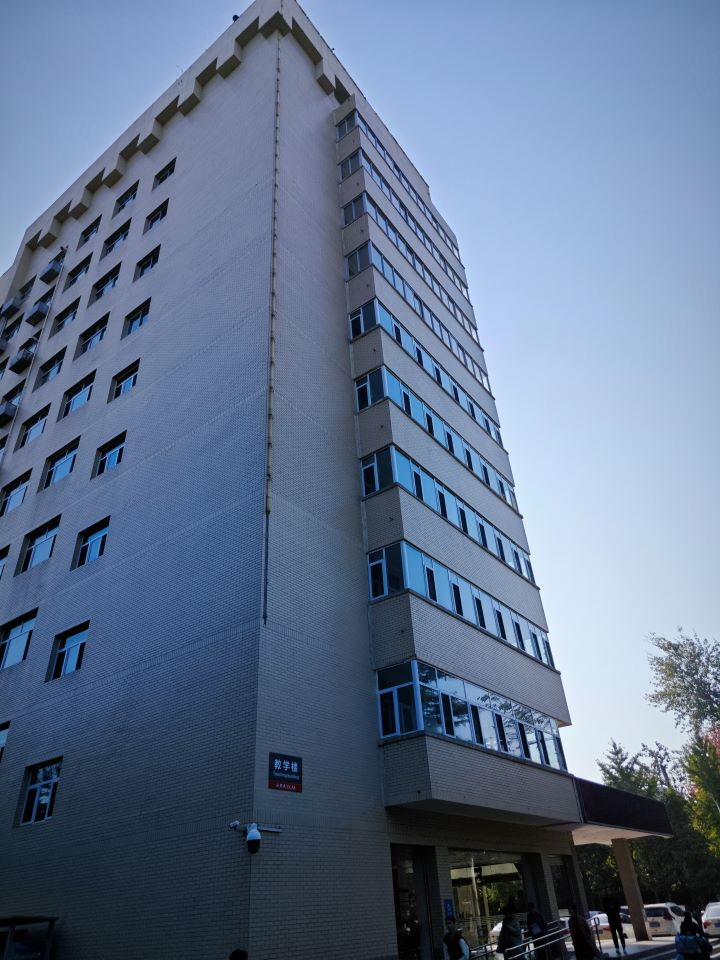
#> input picture 16_SIFTMatching/building_1.jpg, 720 x 960 px
$ jupyter execute sift_matching.ipynb
#> lines starting #> are read from the running program, lines starting #| are printed output that depends on the picture; after the words box and inside, x2 and y2 are one past the last pixel; in counts of white or black regions, pixels touching at a corner belong together
# SIFT特征提取实验

## 实验目的
从不同视角对教学楼对教学楼拍摄一对图像（保证图像间有一定重叠区域）：

|  |  |
|:-:|:-:|

试编程实现完整的SIFT特征检测与匹配算法，并在上述图像对上进行算法测试。

## 实验环境
- OpenCV2
- MatPlotLib

## 实验原理

### SIFT 特征点

#### 高斯差分与金字塔

在SIFT（Scale-Invariant Feature Transform）算法中，为了实现尺度不变性，首先要构建图像的尺度不变性尺度空间。给定一张图像$I(x, y)$，其尺度空间可以表示为

$$
L(x, y, \sigma) = K(x, y, \sigma) * I(x, y)
$$

其中，$K(x, y, \sigma)$是尺度为$\sigma$的卷积核。

研究发现，高斯拉普拉斯尺度空间具有尺度不变性，而高斯差分尺度空间是其良好的近似，且计算简单，高斯差分核定义为：

$$
DoG(x, y, \sigma) = G(x, y, k\sigma) - G(x, y, \sigma)
$$

其中，$G(x, y, \sigma)$是尺度为$\sigma$的高斯核，$k$是一个常数（通常取$k = \sqrt{2}$）。先求出高斯核的尺度空间$L(x, y, \sigma)$，高斯差分尺度空间$D(x, y, \sigma)$可以表示为：

$$
D(x, y, \sigma) = L(x, y, k\sigma) - L(x, y, \sigma)
$$

通过对图像进行多层次的模糊处理并计算其高斯差分图，可以构建出尺度空间金字塔，每层金字塔中的图像包含相应尺度的特征信息。

#### 关键点定位

关键点是通过检测高斯差分尺度空间的局部极值点得到的。

在定位关键点时，每个像素需要与其26邻域中的所有像素进行比较，26邻域包括当前尺度层的8个邻域像素，以及上一层和下一层的各9个邻域像素。如果一个像素点在其26邻域中同时具有最大或最小的DoG值，则认为它是一个潜在的关键点。

为了进一步精确定位关键点的位置，SIFT使用泰勒级数展开来近似关键点在尺度空间中的位置。将DoG函数在当前点$(x, y, \sigma)$附近进行二阶泰勒展开得到：

$$
D(x) \approx D + \frac{\partial D}{\partial x} x + \frac{1}{2} x^T \frac{\partial^2 D}{\partial x^2} x
$$

其中，$x = (x, y, \sigma)^T$是位置的偏移向量，$\frac{\partial D}{\partial x}$是DoG在当前点的梯度向量，$\frac{\partial^2 D}{\partial x^2}$是Hessian矩阵。通过拟合并求解上述公式的极值，可以得到关键点的亚像素位置。

#### 不稳定点剔除

在实际应用中，许多检测到的极值点是由噪声或边缘引起的，而非稳定的特征点。

在 SIFT 算法中，为了剔除对比度较低的点，采用了一个简单的阈值判断方法。计算每个潜在关键点的 DoG 值 $D(x)$ 并与设定的阈值 $T_c$（通常$T_c=0.03$）进行比较。如果 $|D(x)| < T_c$，则认为该关键点为低对比度点，不具有显著的特征信息，可以直接将其舍弃。

为了剔除边缘点，SIFT使用一个主曲率比值的判别方法。首先，通过Hessian矩阵的特征值来确定主曲率方向，定义Hessian矩阵为：

$$
H = \begin{bmatrix} D_{xx} & D_{xy} \\ D_{xy} & D_{yy} \end{bmatrix}
$$

设Hessian矩阵的两个特征值为$\lambda_1$和$\lambda_2$，则主曲率比可以表示为：

$$
\frac{\lambda_1}{\lambda_2}
$$

通常设定一个阈值，如果主曲率比值过大，则认为该点是由边缘效应引起的，可以剔除掉。

#### SIFT描述子

SIFT描述子具有旋转和尺度不变性，可以在图像平移、旋转或缩放时保持相对稳定。生成描述子的步骤包括：

1. 主方向校正：每个关键点根据梯度方向和幅值被分配一个主方向，以实现旋转不变性；
2. 区域划分：在关键点的邻域内，将区域划分为`4x4`的小块（子区域），每个小块包含若干像素点；
3. 插值运算得到直方图：对每个小块中的像素计算其梯度方向，并将这些方向的强度值分布到8个方向的直方图中。这样每个小块形成一个8维的向量；
4. 形成特征向量：将16个小块的8维直方图组合起来，形成一个长度为128维的特征向量；
5. 归一化和阈值：归一化128维向量，以应对线性光照变化；将所有大于0.2的元素赋值为0.2，以应对非线性光照变化。

在OpenCV中，可以通过`cv2.SIFT_create()`来创建一个SIFT对象，主要参数有：
- `nOctaveLayers`：每组金字塔中的层数，通常取值为3。
- `contrastThreshold`：对比度阈值，用于过滤低对比度的关键点。
- `edgeThreshold`：边缘阈值，用于剔除边缘的响应。
- `sigma`：高斯模糊的标准差，用于控制尺度空间的初始模糊度。

在SIFT对象创建后，可以通过调用`detectAndCompute`方法来对图像进行关键点检测和描述符计算。该方法接收一个输入图像，并返回检测到的关键点和对应的描述符。

### 特征匹配
本实验采用暴力特征匹配 BFMatcher（Brute-Force Matcher）。主要思想是对每个特征点直接与所有其他特征点计算距离，并找到距离最近的匹配对。这种方法虽然效率较低，但在匹配准确性上较好，尤其适用于小规模的特征点匹配任务。它在计算上比较直接，即使用最简单的距离度量方法来进行特征匹配。

在OpenCV中，`cv2.BFMatcher`可以用于实现暴力匹配。主要参数有：
- `normType`：用于指定距离度量方法，如欧氏距离（`cv2.NORM_L2`）和汉明距离（`cv2.NORM_HAMMING`）。`cv2.NORM_L2`适用于SIFT、SURF等浮点型描述符；`cv2.NORM_HAMMING`适用于ORB、BRISK等二进制描述符。
- `crossCheck`：是否启用交叉验证匹配，默认为`False`。若启用交叉验证，则仅保留A图像的关键点a与B图像的关键点b匹配，且b也匹配回a的那些特征点，这样可以提高匹配的准确性。

主要方法有：
- `match()`：一对一匹配，将一个特征点与另一个特征点进行最近邻匹配。
- `knnMatch()`：k近邻匹配，为每个特征点找到k个最相似的匹配点（通常k=2）。

## 实验过程
将两幅图片分别提取SIFT特征点和描述子，然后进行特征匹配，将所有匹配以连线的形式画出。

[cell 1]
import cv2
import numpy as np
from matplotlib import pyplot as plt

# 读取图像
img1 = cv2.imread('building_1.jpg', cv2.IMREAD_GRAYSCALE)
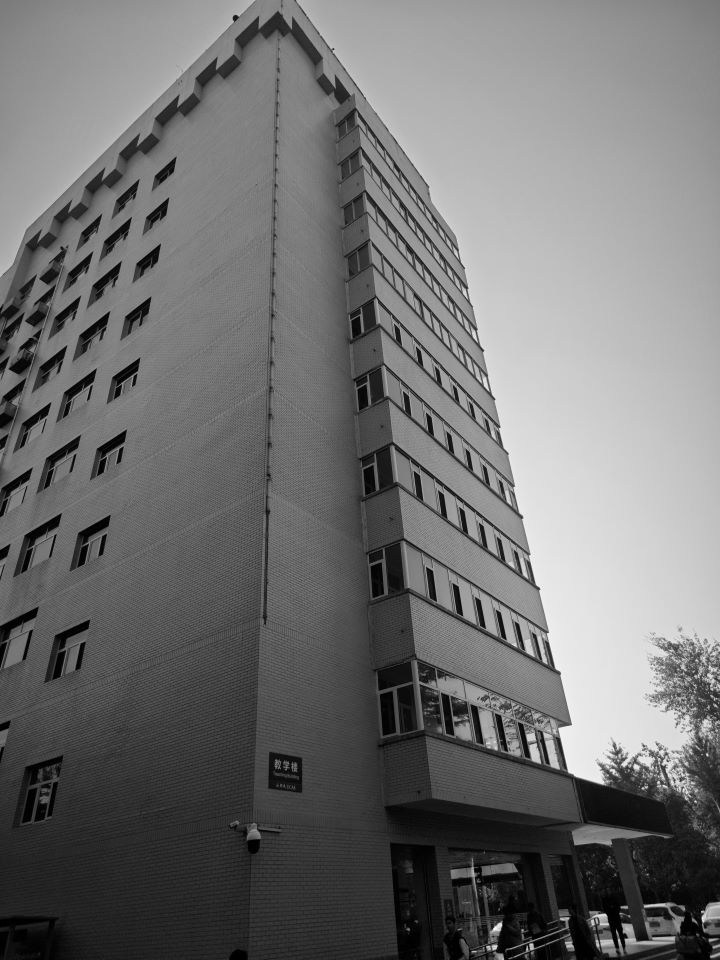
#> img1: shape (960, 720); min 0, max 255, mean 113.2
img2 = cv2.imread('building_2.jpg', cv2.IMREAD_GRAYSCALE)
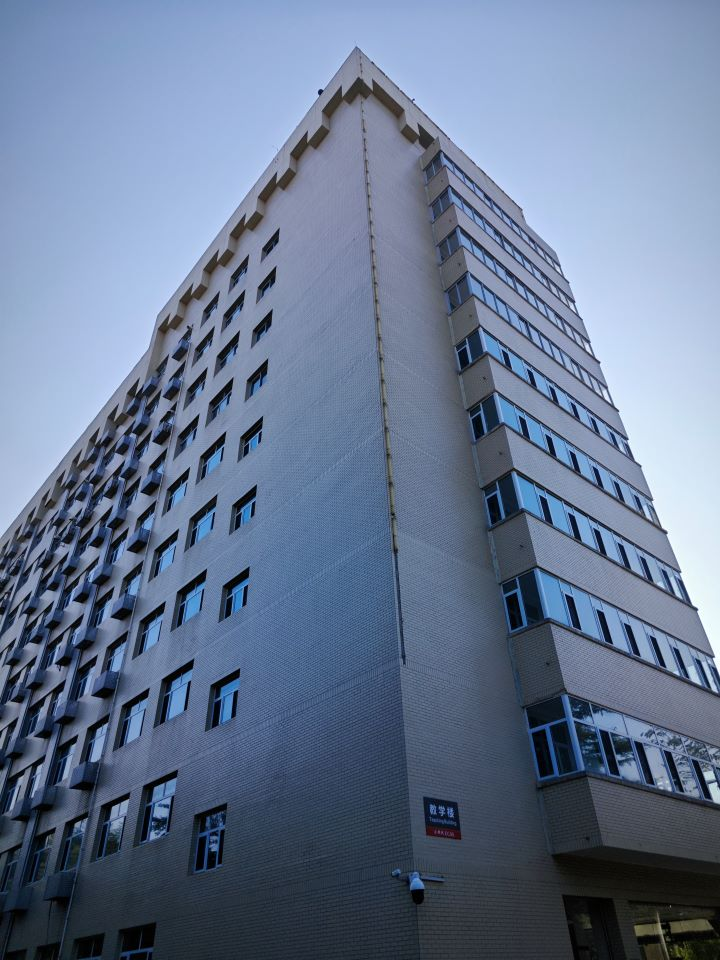
#> input picture 16_SIFTMatching/building_2.jpg, 720 x 960 px
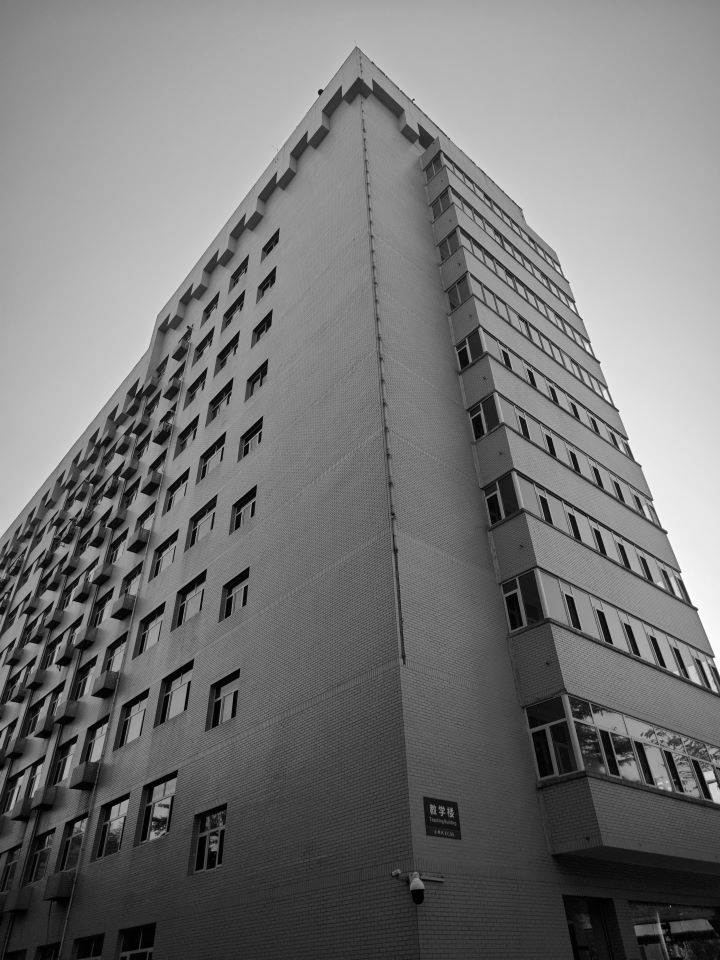
#> img2: shape (960, 720); min 0, max 255, mean 117.7

# 初始化SIFT特征检测器
sift = cv2.SIFT_create(
    nOctaveLayers=3,
    contrastThreshold=0.08,
    edgeThreshold=5,
    sigma=1.6
)

# 检测SIFT特征并计算描述符
keypoints1, descriptors1 = sift.detectAndCompute(img1, None)
#> keypoints1 = 780 keypoints; strongest (x, y, size): (495, 947, 3.4), (619, 940, 1.9), (235, 18, 3.7), (569, 945, 5.7)
keypoints2, descriptors2 = sift.detectAndCompute(img2, None)
#> keypoints2 = 832 keypoints; strongest (x, y, size): (320, 92, 3.4), (708, 775, 6.7), (696, 609, 3), (665, 532, 3.1)

# 使用暴力匹配器匹配特征点
bf = cv2.BFMatcher(cv2.NORM_L2, crossCheck=True)
matches = bf.match(descriptors1, descriptors2)
#> matches = 338 matches

# 绘制特征点
img1_with_keypoints = cv2.drawKeypoints(img1, keypoints1, None, flags=cv2.DRAW_MATCHES_FLAGS_DEFAULT)
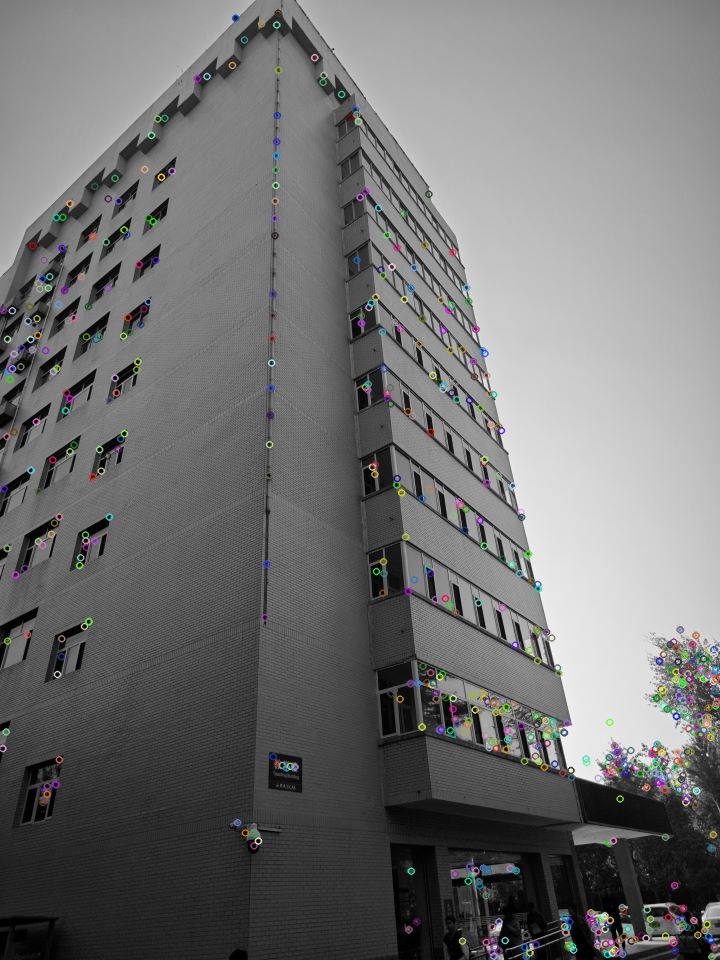
#> img1_with_keypoints: shape (960, 720, 3); mean of channels 0, 1, 2 113.8, 113.8, 113.8; drawn as B, G, R
img2_with_keypoints = cv2.drawKeypoints(img2, keypoints2, None, flags=cv2.DRAW_MATCHES_FLAGS_DEFAULT)
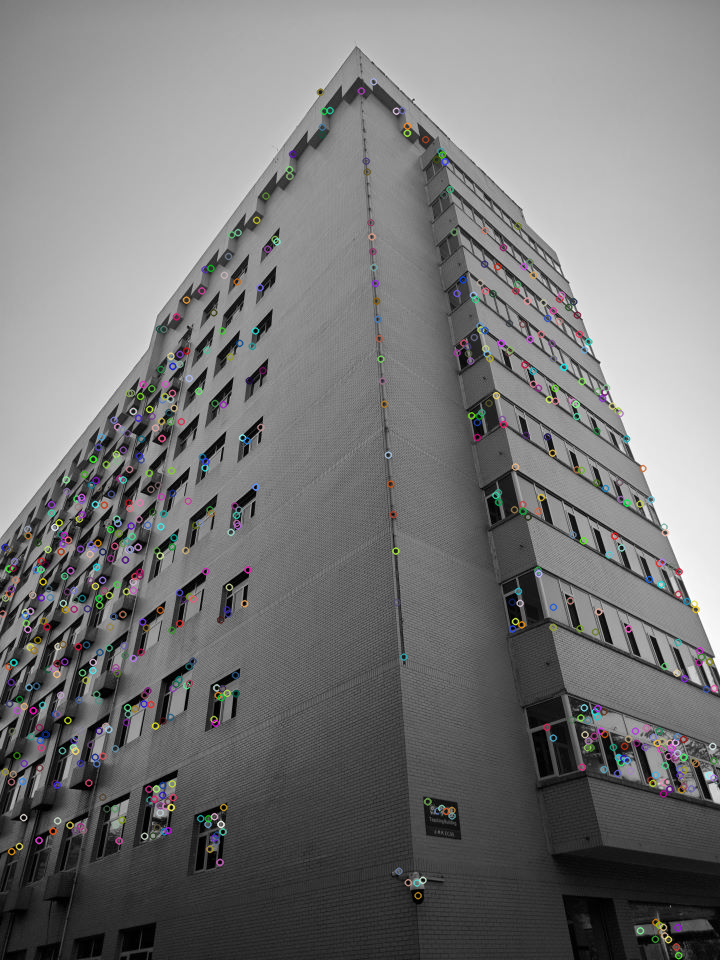
#> img2_with_keypoints: shape (960, 720, 3); mean of channels 0, 1, 2 118.7, 118.7, 118.8; drawn as B, G, R

# 合并两幅图像
h1, w1 = img1_with_keypoints.shape[:2]
#> h1 = 960; w1 = 720
h2, w2 = img2_with_keypoints.shape[:2]
#> h2 = 960; w2 = 720
img_with_keypoints = np.zeros((max(h1, h2), w1 + w2, 3), dtype=np.uint8)
img_with_keypoints[:h1, :w1] = img1_with_keypoints
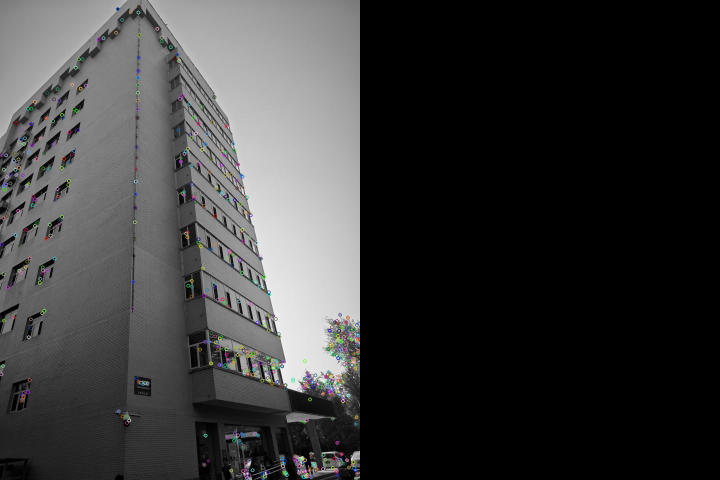
#> img_with_keypoints: shape (960, 1440, 3) (shown at 1/2 size); mean of channels 0, 1, 2 56.9, 56.9, 56.9; drawn as B, G, R
img_with_keypoints[:h2, w1:] = img2_with_keypoints
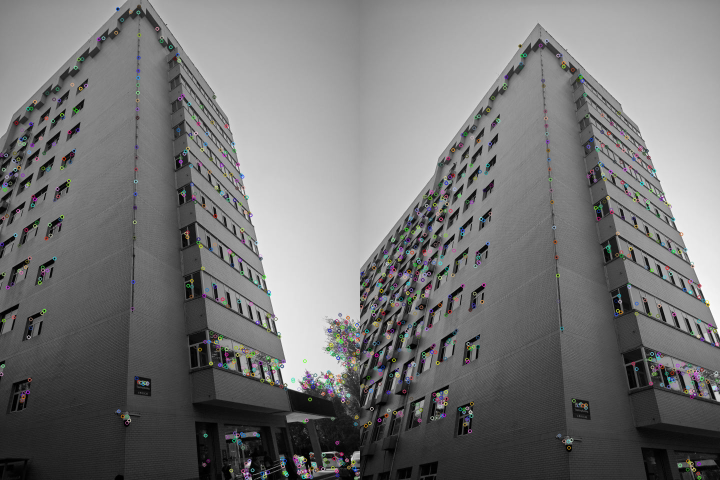
#> img_with_keypoints: shape (960, 1440, 3) (shown at 1/2 size); mean of channels 0, 1, 2 116.2, 116.2, 116.3; drawn as B, G, R

# 绘制连线
img_output = img_with_keypoints.copy()
for match in matches:
    pt1 = (int(keypoints1[match.queryIdx].pt[0]), int(keypoints1[match.queryIdx].pt[1]))
    pt2 = (int(keypoints2[match.trainIdx].pt[0] + w1), int(keypoints2[match.trainIdx].pt[1]))
    cv2.line(img_output, pt1, pt2, (255, 255, 0), 1) # yellow
#> this loop made 338 passes
#> (pt1, pt2) on passes 1 to 3: ((6, 548), (795, 737)), ((6, 548), (795, 737)), ((7, 640), (870, 803))
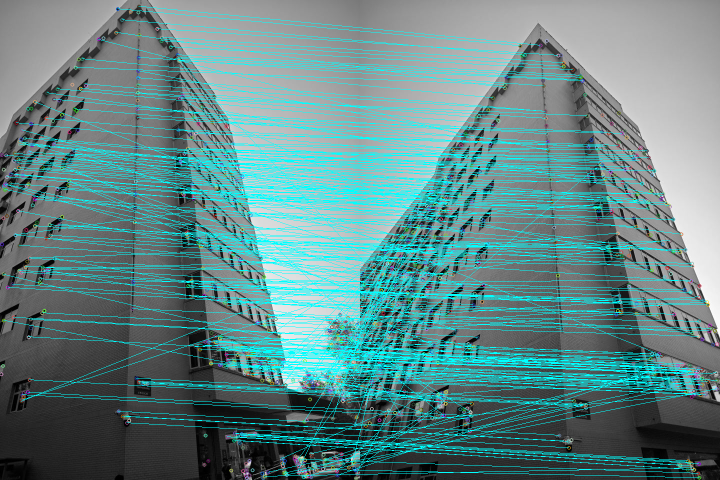
#> img_output: shape (960, 1440, 3) (shown at 1/2 size); 14.58% of pixels changed, all inside (x1, y1, x2, y2) = (6, 12, 1434, 956); drawn as B, G, R

plt.figure(figsize=(12, 6))
plt.imshow(img_output, cmap='gray')
plt.axis('off')
plt.show()
